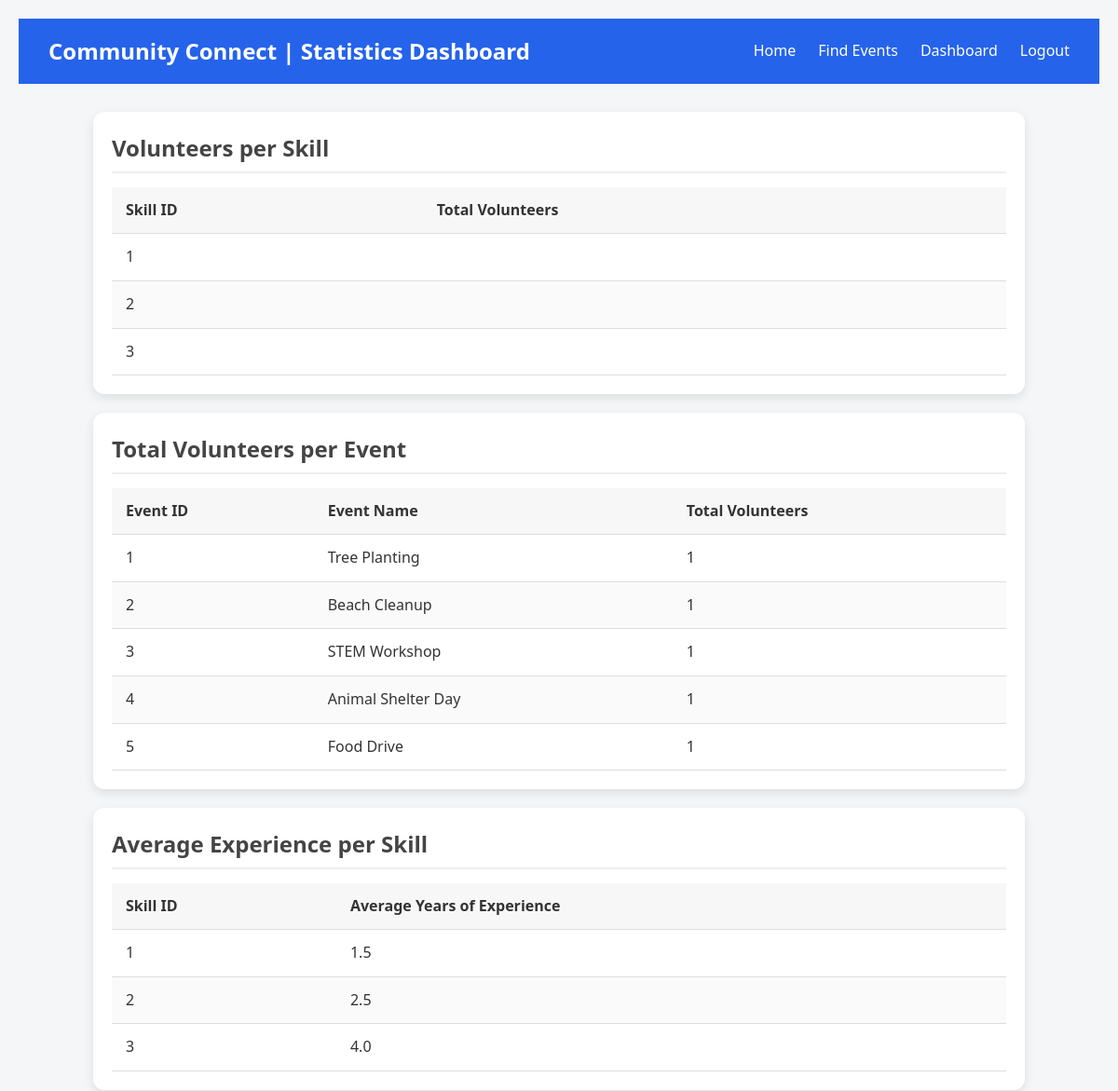
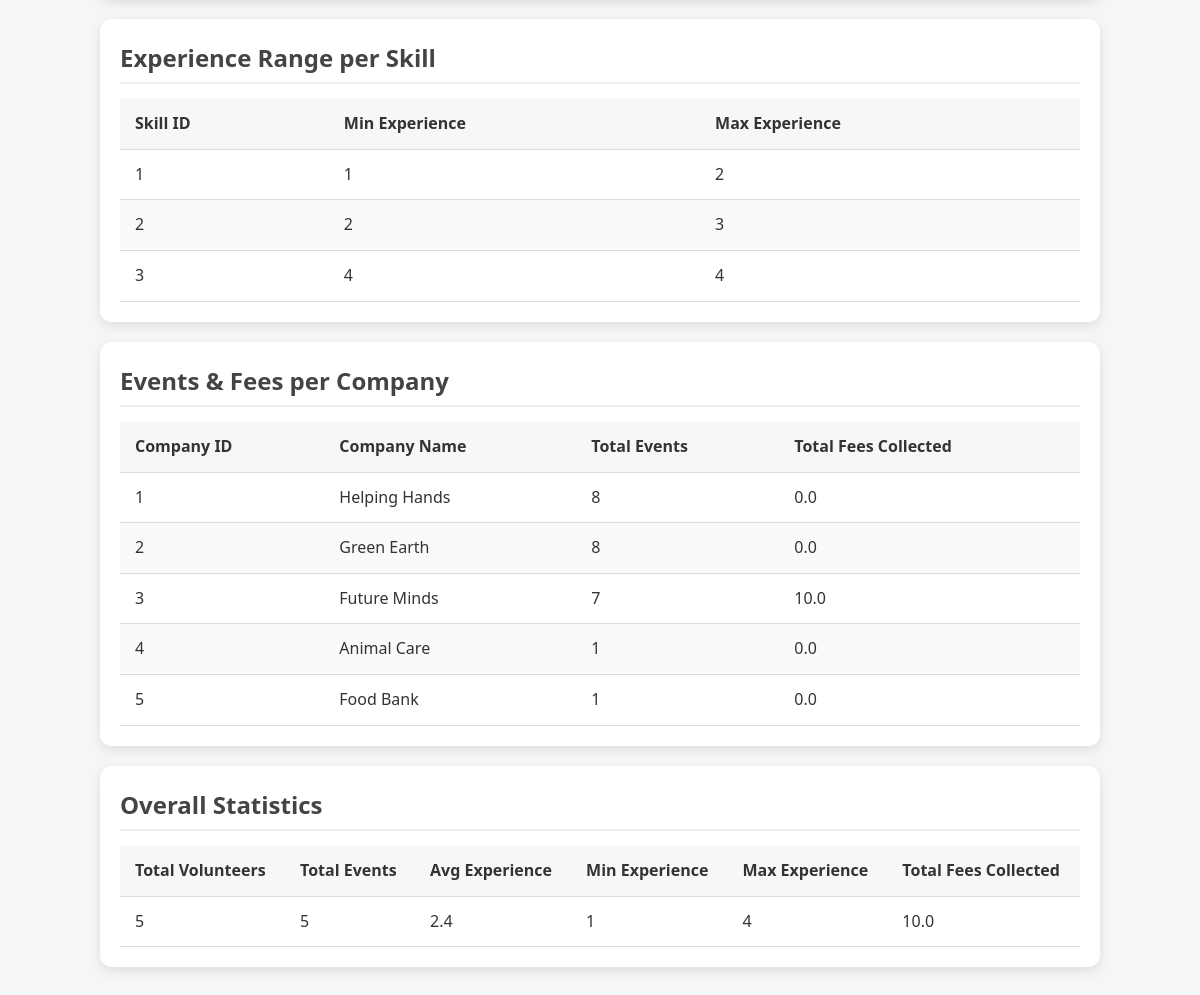
The app's page /statistics with its own data (2 pictures, top to bottom).
### tables this page shows
CREATE TABLE Skill (
    SkillID INTEGER PRIMARY KEY AUTOINCREMENT,
    Communication BOOLEAN DEFAULT FALSE,
    Teamwork BOOLEAN DEFAULT FALSE,
    Leadership BOOLEAN DEFAULT FALSE,
    ProblemSolving BOOLEAN DEFAULT FALSE,
    TimeManagement BOOLEAN DEFAULT FALSE,
    Organisation BOOLEAN DEFAULT FALSE,
    Fundraising BOOLEAN DEFAULT FALSE,
    EventPlanning BOOLEAN DEFAULT FALSE,
    MediaManage BOOLEAN DEFAULT FALSE,
    PublicSpeaking BOOLEAN DEFAULT FALSE,
    Marketing BOOLEAN DEFAULT FALSE,
    FirstAid BOOLEAN DEFAULT FALSE,
    Childcare BOOLEAN DEFAULT FALSE,
    DisabilitySupport BOOLEAN DEFAULT FALSE,
    Multilingual BOOLEAN DEFAULT FALSE,
    Translation BOOLEAN DEFAULT FALSE,
    ITSupport BOOLEAN DEFAULT FALSE,
    Photography BOOLEAN DEFAULT FALSE,
    AnimalCare BOOLEAN DEFAULT FALSE
);

CREATE TABLE "Events" (
    EventID INTEGER PRIMARY KEY AUTOINCREMENT,
    EventName TEXT NOT NULL,
    EventDate TEXT NOT NULL,
    EventStartTime TEXT NOT NULL,
    EventEndTime TEXT NOT NULL,
    EventLocation TEXT NOT NULL,
    EventFee REAL DEFAULT 0,
    EventManager INTEGER DEFAULT 0,
    CompanyID INTEGER NOT NULL,
    EventDuration AS (
        (strftime('%s', EventEndTime) - strftime('%s', EventStartTime)) / 60
    ) STORED,
    FOREIGN KEY (CompanyID) REFERENCES Companies(CompanyID)
);

CREATE TABLE Companies (
    CompanyID INTEGER PRIMARY KEY AUTOINCREMENT,
    CompanyName TEXT NOT NULL,
    CompanyEmail TEXT NOT NULL UNIQUE,
    CompanyPhone TEXT NOT NULL,
    CompanyLocation TEXT NOT NULL,
    CompanyWebsite TEXT,
    CompanyCEO TEXT,
    UserID INTEGER NOT NULL,
    FOREIGN KEY (UserID) REFERENCES Users(UserID) ON DELETE CASCADE
);

### app/app.py (the view)
@app.route('/statistics')
def statistics():
    conn = get_db_connection()
    volunteers_per_skill = conn.execute("""
        SELECT S.SkillID, COUNT(VS.VolunteerID) AS VolunteersWithSkill
        FROM VolunteerSkills VS
        JOIN Skill S ON VS.SkillID = S.SkillID
        GROUP BY S.SkillID;
    """).fetchall()
    total_volunteers_per_event = conn.execute("""
        SELECT E.EventID, E.EventName, COUNT(VE.VolunteerID) AS TotalVolunteers
        FROM Events E
        INNER JOIN VolunteerEvents VE ON E.EventID = VE.EventID
        GROUP BY E.EventID;
    """).fetchall()
    avg_experience_per_skill = conn.execute("""
        SELECT S.SkillID, AVG(VP.YearsOfExperience) AS AvgExperience
        FROM VolunteerSkills VS
        JOIN Volunteer V ON VS.VolunteerID = V.VolunteerID
        JOIN VolunteerProfile VP ON V.VolunteerID = VP.VolunteerID
        JOIN Skill S ON VS.SkillID = S.SkillID
        GROUP BY S.SkillID;
    """).fetchall()
    min_max_experience_per_skill = conn.execute("""
        SELECT S.SkillID, MIN(VP.YearsOfExperience) AS MinExperience, MAX(VP.YearsOfExperience) AS MaxExperience
        FROM VolunteerSkills VS
        JOIN Volunteer V ON VS.VolunteerID = V.VolunteerID
        JOIN VolunteerProfile VP ON V.VolunteerID = VP.VolunteerID
        JOIN Skill S ON VS.SkillID = S.SkillID
        GROUP BY S.SkillID;
    """).fetchall()
    total_events_fees_per_company = conn.execute("""
        SELECT C.CompanyID, C.CompanyName, COUNT(E.EventID) AS TotalEvents, SUM(E.EventFee) AS TotalFeesCollected
        FROM Companies C
        JOIN Events E ON C.CompanyID = E.CompanyID
        GROUP BY C.CompanyID;
    """).fetchall()
    overall_stats = conn.execute("""
        SELECT
            COUNT(DISTINCT V.VolunteerID) AS TotalVolunteers,
            COUNT(DISTINCT E.EventID) AS TotalEvents,
            AVG(VP.YearsOfExperience) AS AvgExperience,
            MIN(VP.YearsOfExperience) AS MinExperience,
            MAX(VP.YearsOfExperience) AS MaxExperience,
            SUM(E.EventFee) AS TotalFeesCollected
        FROM Volunteer V
        JOIN VolunteerProfile VP ON V.VolunteerID = VP.VolunteerID
        JOIN VolunteerEvents VE ON V.VolunteerID = VE.VolunteerID
        JOIN Events E ON VE.EventID = E.EventID;
    """).fetchone()
    conn.close()
    return render_template(
        'StatisticsDashboard.html',
        volunteers_per_skill=volunteers_per_skill,
        total_volunteers_per_event=total_volunteers_per_event,
        avg_experience_per_skill=avg_experience_per_skill,
        min_max_experience_per_skill=min_max_experience_per_skill,
        total_events_fees_per_company=total_events_fees_per_company,
        overall_stats=overall_stats
    )

### app/app.py (called while the page is built)
def get_db_connection():
    conn = sqlite3.connect(DATABASE, timeout=10)
    conn.row_factory = sqlite3.Row
    return conn

### app/templates/StatisticsDashboard.html (shortened to what this page needs)
<!DOCTYPE html>
<html lang="en">
<head>
    <link rel="stylesheet" href="{{ url_for('static', filename='styles.css') }}">
</head>
<body>
    <main>
        <header>
            <div class="logo">Community Connect | Statistics Dashboard</div>
            <nav>
            <ul>
                <li><a href="{{ url_for('index') }}" class="active">Home</a></li>
                <li><a href="{{ url_for('event_search') }}">Find Events</a></li>
                <li><a href="{{ url_for('organisation_dashboard') }}">Dashboard</a></li>
                <li><a href="{{ url_for('index') }}">Logout</a></li>
            </ul>
            </nav>
        </header>
        <div class="card">
            <h2>Volunteers per Skill</h2>
            <table>
                <thead>
                    <tr>
                        <th>Skill ID</th>
                        <th>Total Volunteers</th>
                    </tr>
                </thead>
                <tbody>
                    {% for row in volunteers_per_skill %}
                    <tr>
                        <td data-label="Skill ID">{{ row.SkillID }}</td>
                        <td data-label="Total Volunteers">{{ row.TotalVolunteers }}</td>
                    </tr>
                    {% endfor %}
                </tbody>
            </table>
        </div>
        <div class="card">
            <h2>Total Volunteers per Event</h2>
            <table>
                <thead>
                    <tr>
                        <th>Event ID</th>
                        <th>Event Name</th>
                        <th>Total Volunteers</th>
                    </tr>
                </thead>
                <tbody>
                    {% for row in total_volunteers_per_event %}
                    <tr>
                        <td data-label="Event ID">{{ row.EventID }}</td>
                        <td data-label="Event Name">{{ row.EventName }}</td>
                        <td data-label="Total Volunteers">{{ row.TotalVolunteers }}</td>
                    </tr>
                    {% endfor %}
                </tbody>
            </table>
        </div>
        <div class="card">
            <h2>Average Experience per Skill</h2>
            <table>
                <thead>
                    <tr>
                        <th>Skill ID</th>
                        <th>Average Years of Experience</th>
                    </tr>
                </thead>
                <tbody>
                    {% for row in avg_experience_per_skill %}
                    <tr>
                        <td data-label="Skill ID">{{ row.SkillID }}</td>
                        <td data-label="Average Years of Experience">{{ row.AvgExperience|round(2) }}</td>
                    </tr>
                    {% endfor %}
                </tbody>
            </table>
        </div>
        <div class="card">
            <h2>Experience Range per Skill</h2>
            <table>
                <thead>
                    <tr>
                        <th>Skill ID</th>
                        <th>Min Experience</th>
                        <th>Max Experience</th>
                    </tr>
                </thead>
                <tbody>
                    {% for row in min_max_experience_per_skill %}
                    <tr>
                        <td data-label="Skill ID">{{ row.SkillID }}</td>
                        <td data-label="Min Experience">{{ row.MinExperience }}</td>
                        <td data-label="Max Experience">{{ row.MaxExperience }}</td>
                    </tr>
                    {% endfor %}
                </tbody>
            </table>
        </div>
        <div class="card">
            <h2>Events & Fees per Company</h2>
            <table>
                <thead>
                    <tr>
                        <th>Company ID</th>
                        <th>Company Name</th>
                        <th>Total Events</th>
                        <th>Total Fees Collected</th>
                    </tr>
                </thead>
                <tbody>
                    {% for row in total_events_fees_per_company %}
                    <tr>
                        <td data-label="Company ID">{{ row.CompanyID }}</td>
                        <td data-label="Company Name">{{ row.CompanyName }}</td>
                        <td data-label="Total Events">{{ row.TotalEvents }}</td>
                        <td data-label="Total Fees Collected">{{ row.TotalFeesCollected }}</td>
                    </tr>
                    {% endfor %}
                </tbody>
            </table>
        </div>
        <div class="card">
            <h2>Overall Statistics</h2>
            <table>
                <thead>
                    <tr>
                        <th>Total Volunteers</th>
                        <th>Total Events</th>
                        <th>Avg Experience</th>
                        <th>Min Experience</th>
                        <th>Max Experience</th>
                        <th>Total Fees Collected</th>
                    </tr>
                </thead>
                <tbody>
                    <tr>
                        <td data-label="Total Volunteers">{{ overall_stats.TotalVolunteers }}</td>
                        <td data-label="Total Events">{{ overall_stats.TotalEvents }}</td>
                        <td data-label="Avg Experience">{{ overall_stats.AvgExperience|round(2) }}</td>
                        <td data-label="Min Experience">{{ overall_stats.MinExperience }}</td>
                        <td data-label="Max Experience">{{ overall_stats.MaxExperience }}</td>
                        <td data-label="Total Fees Collected">{{ overall_stats.TotalFeesCollected }}</td>
                    </tr>
                </tbody>
            </table>
        </div>
    </main>
</body>
</html>

### app/static/styles.css (style rules this page uses)
* { margin: 0; padding: 0; box-sizing: border-box; }
body { font-family: 'Segoe UI', Tahoma, Geneva, Verdana, sans-serif; background: #f9fafb; color: #333; line-height: 1.6; }
a { text-decoration: none; color: inherit; }
ul { list-style: none; }
header { display: flex; justify-content: space-between; align-items: center; padding: 1rem 2rem; background: #2563eb; color: #fff; }
header .logo { font-size: 1.5rem; font-weight: bold; }
header nav ul { display: flex; gap: 1.5rem; }
header nav a { color: #fff; font-weight: 500; transition: opacity 0.2s; }
header nav a:hover, header nav a.active { opacity: 1; }
.card { background: #fff; padding: 2rem; border-radius: 12px; box-shadow: 0 4px 8px rgba(0,0,0,0.05); transition: transform 0.2s; }
html { scroll-behavior: smooth; }
header { text-align: center; margin-bottom: 30px; }
.card { background-color: #fff; border-radius: 12px; box-shadow: 0 4px 12px rgba(0,0,0,0.1); padding: 20px; margin: 20px auto; max-width: 1000px; }
.card h2 { margin-bottom: 15px; color: #444; font-size: 1.5rem; border-bottom: 2px solid #eee; padding-bottom: 5px; }
table { width: 100%; border-collapse: collapse; }
table thead tr { background-color: #f7f7f7; }
table th, table td { padding: 12px 15px; text-align: left; border-bottom: 1px solid #ddd; }
table tr:nth-child(even) { background-color: #fafafa; }
body { font-family: "Segoe UI", Tahoma, Geneva, Verdana, sans-serif; background-color: #f4f6f8; margin: 0; padding: 0; color: #333; }
main { padding: 20px; }

### records on screen
Skill: SkillID "1", AvgExperience "1.5", MinExperience "1", MaxExperience "2"
Skill: SkillID "2", AvgExperience "2.5", MinExperience "2", MaxExperience "3"
Skill: SkillID "3", AvgExperience "4.0", MinExperience "4", MaxExperience "4"
Events: EventID "1", EventName "Tree Planting", TotalVolunteers "1"
Events: EventID "2", EventName "Beach Cleanup", TotalVolunteers "1"
Events: EventID "3", EventName "STEM Workshop", TotalVolunteers "1"
Events: EventID "4", EventName "Animal Shelter Day", TotalVolunteers "1"
Events: EventID "5", EventName "Food Drive", TotalVolunteers "1"
Companies: CompanyID "1", CompanyName "Helping Hands", TotalEvents "8", TotalFeesCollected "0.0"
Companies: CompanyID "2", CompanyName "Green Earth", TotalEvents "8", TotalFeesCollected "0.0"
Companies: CompanyID "3", CompanyName "Future Minds", TotalEvents "7", TotalFeesCollected "10.0"
Companies: CompanyID "4", CompanyName "Animal Care", TotalEvents "1", TotalFeesCollected "0.0"
Companies: CompanyID "5", CompanyName "Food Bank", TotalEvents "1", TotalFeesCollected "0.0"

### other values on screen
{{ overall_stats.TotalVolunteers }} "5"
{{ overall_stats.TotalEvents }} "5"
{{ overall_stats.AvgExperience|round(2) }} "2.4"
{{ overall_stats.MinExperience }} "1"
{{ overall_stats.MaxExperience }} "4"
{{ overall_stats.TotalFeesCollected }} "10.0"
